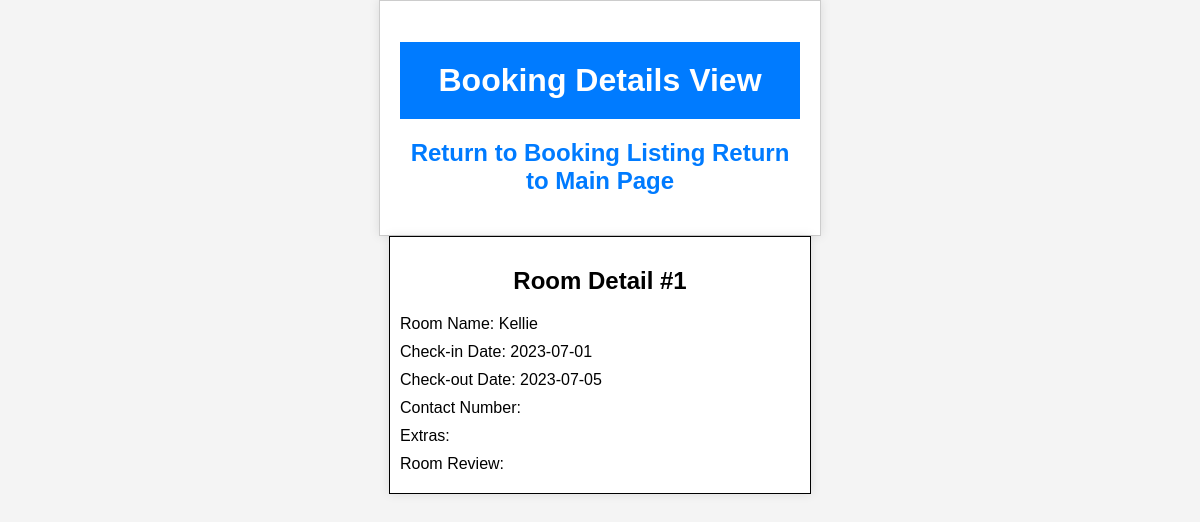
Page /viewbookings.php?id=1 on the committed database.
### tables this page shows
CREATE TABLE IF NOT EXISTS booking (
  bookingID int unsigned NOT NULL auto_increment,
  customerID int unsigned NOT NULL,
  roomID int unsigned NOT NULL,
  checkInDate date NOT NULL,
  checkOutDate date NOT NULL,
  contactNumber varchar(20) NOT NULL,
  bookingExtras text,
  PRIMARY KEY (bookingID),
  FOREIGN KEY (customerID) REFERENCES customer (customerID),
  FOREIGN KEY (roomID) REFERENCES room (roomID)
) AUTO_INCREMENT=1;

CREATE TABLE IF NOT EXISTS room (
  roomID int unsigned NOT NULL auto_increment,
  roomname varchar(100) NOT NULL,
  description text default NULL,
  roomtype character default 'D',
  beds int,
  PRIMARY KEY (roomID)
) AUTO_INCREMENT=1;

### viewbookings.php (the view, shortened to what this page needs)
<!DOCTYPE html>
<html lang="en">
<head>
</head>
<body>
    <?php
    $db_connection = mysqli_connect(DBHOST, DBUSER, DBPASSWORD, DBDATABASE);
    $id = $_GET['id'];
    $query = 'SELECT b.bookingID, b.checkInDate, b.checkOutDate, r.roomname, c.firstname, c.lastname FROM booking b
          INNER JOIN room r ON b.roomID = r.roomID
          INNER JOIN customer c ON b.customerID = c.customerID
          WHERE b.bookingID=' . $id;
    $result = mysqli_query($db_connection, $query);
    $rowcount = mysqli_num_rows($result);
    ?>
    <div style="text-align: center;">
        <h1>Booking Details View</h1>
        <h2>
            <a href='listbookings.php'>Return to Booking Listing</a>
            <a href='index.php'>Return to Main Page</a>
        </h2>
    </div>
    <?php
    if ($rowcount > 0) {
        echo '<div style="border: 1px solid black; padding: 10px">';
        echo "<h2>Room Detail #$id</h2>";
        $row = mysqli_fetch_assoc($result);
        echo "<p>Room Name: " . $row['roomname'] . "</p>";
        echo "<p>Check-in Date: " . $row['checkInDate'] . "</p>";
        echo "<p>Check-out Date: " . $row['checkOutDate'] . "</p>";
        echo "<p>Contact Number: " . $row['contactNumber'] . "</p>";
        echo "<p>Extras: " . $row['extras'] . "</p>";
        echo "<p>Room Review: " . $row['roomReview'] . "</p>";
        echo '</div>';
    } else {
        echo "<h2>No Booking found</h2>";
    }
    ?>
</body>
</html>

### viewbookings.php (style rules this page uses)
body { font-family: Arial, sans-serif; background-color: #f4f4f4; margin: 0; padding: 0; }
h1 { background-color: #007BFF; color: white; padding: 20px; text-align: center; margin-bottom: 20px; }
a { text-decoration: none; color: #007BFF; }
div { border: 1px solid #ccc; padding: 20px; max-width: 400px; margin: 0 auto; background-color: #fff; box-shadow: 0 0 10px rgba(0, 0, 0, 0.1); }
h2 { text-align: center; }
p { margin: 10px 0; }

### rows in the picture
booking: roomID.roomname "Kellie", checkInDate "2023-07-01", checkOutDate "2023-07-05"

### other values in the picture
$id "1"
